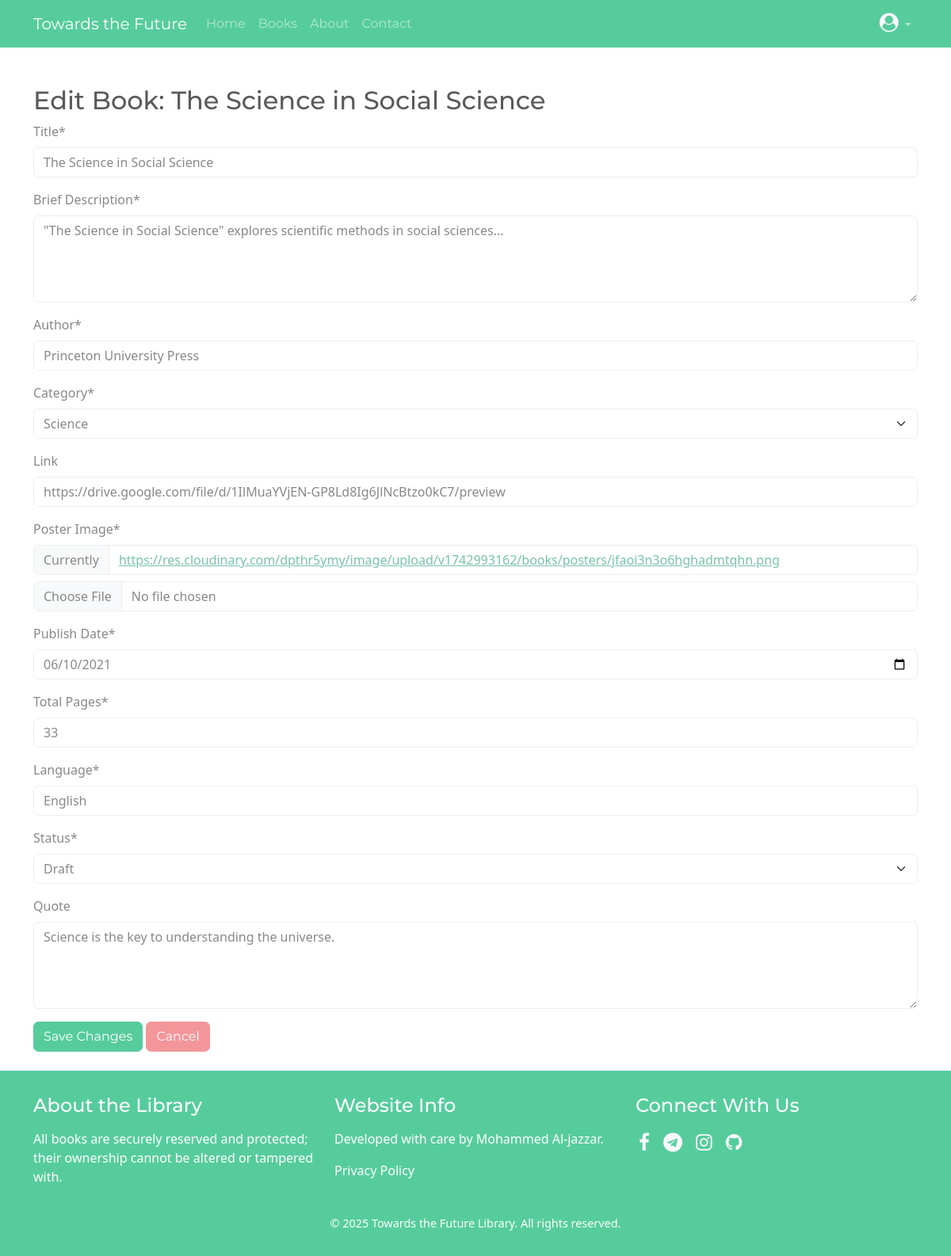
Page /edit-book/2/ (signed in) on the earlier database version.
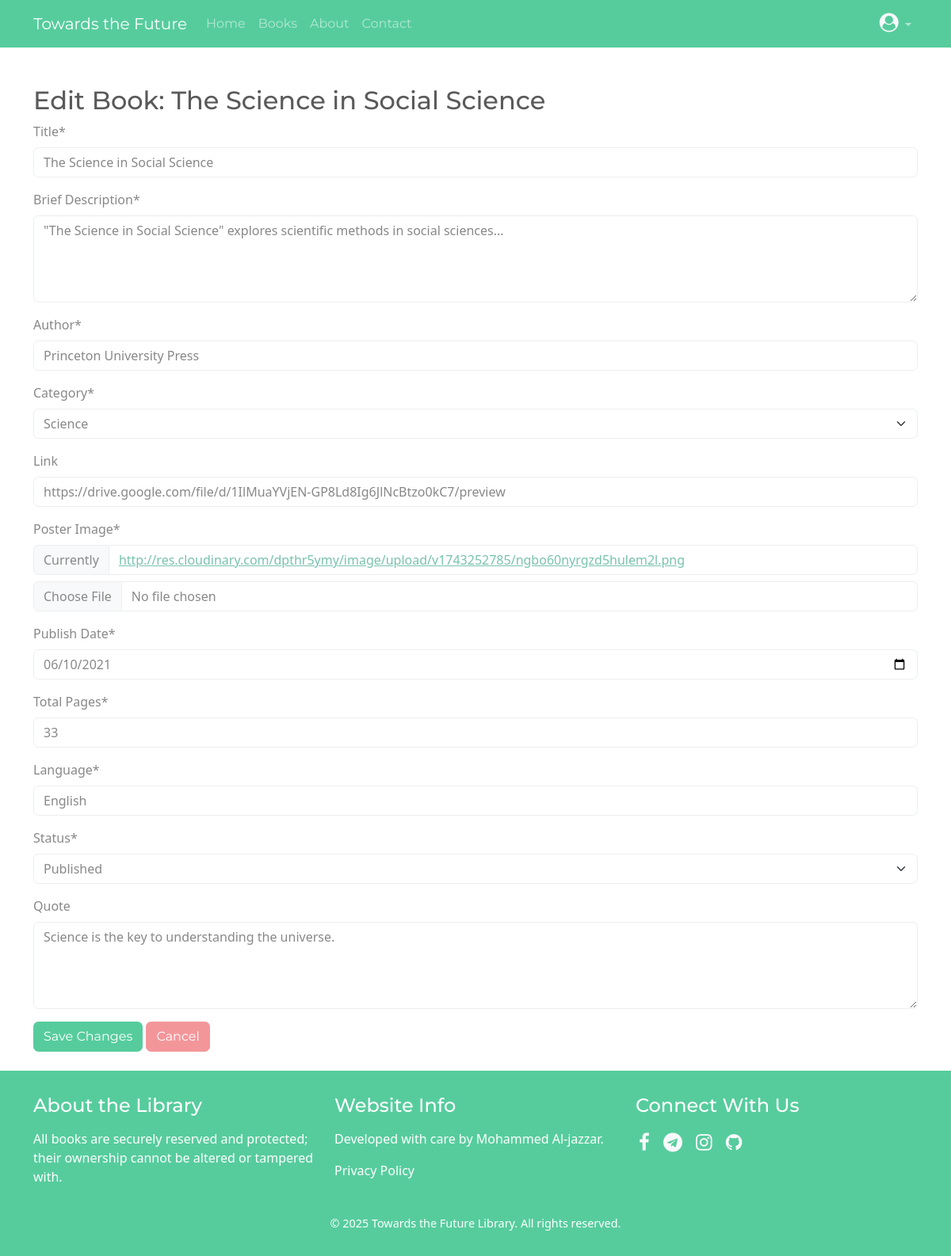
Same page on the later database version.
### library/models.py (models this page shows, shortened)
class Book(models.Model):
    STATUS = [
        ('draft', 'Draft'),
        ('published', 'Published'),
    ]
    title = models.CharField(max_length=255, verbose_name="Title")
    description = models.TextField(verbose_name="Brief Description")
    author = models.CharField(max_length=255, verbose_name="Author")
    category = models.ForeignKey('Category', on_delete=models.CASCADE, verbose_name="Category", related_name="categories")  # تعديل هنا
    link = models.URLField(blank=True, null=True, verbose_name="Link")
    poster_image = models.ImageField(upload_to='books/posters/', verbose_name="Poster Image")
    publish_date = models.DateField(verbose_name="Publish Date")
    added_by = models.ForeignKey(settings.AUTH_USER_MODEL, on_delete=models.CASCADE, verbose_name="Added By")
    total_pages = models.PositiveIntegerField(verbose_name="Total Pages")
    language = models.CharField(max_length=50, verbose_name="Language")
    status = models.CharField(max_length=20, choices=STATUS, default='pending', verbose_name="Status")
    views_count = models.PositiveIntegerField(default=0, verbose_name="Views Count")
    quote = models.TextField(blank=True, null=True, verbose_name="Quote")
    download_count = models.PositiveIntegerField(default=0, verbose_name="Download Count")
    class Meta:
        verbose_name = "Book"
        verbose_name_plural = "Books"

### library/views.py (the view)
# urls.py: path('edit-book/<int:book_id>/', views.edit_book, name='edit_book'),
@staff_member_required
def edit_book(request, book_id):
    book = get_object_or_404(Book, id=book_id)
    if request.method == "POST":
        form = BookForm(request.POST, request.FILES, instance=book)
        if form.is_valid():
            if 'poster_image' in request.FILES:
                upload_result = cloudinary.uploader.upload(
                    request.FILES['poster_image'],
                    folder='books/posters/',
                    overwrite=True,
                    invalidate=True
                )
                book.poster_image = upload_result['secure_url']
            form.save()
            messages.success(request, "The book updated successfully!")
            return redirect('library:admin_dashboard')
        else:
            messages.error(request, "An error occurred in the form. Check the data.")
            print(form.errors)
    else:
        form = BookForm(instance=book)
    return render(request, 'edit_book.html', {'form': form, 'book': book})

### library/forms.py
class BookForm(forms.ModelForm):
    class Meta:
        model = Book
        fields = ['title', 'description', 'author', 'category', 'link', 'poster_image', 'publish_date', 'total_pages', 'language', 'status']

### library/models.py (called while the page is built)
    def __str__(self):
        return self.name

### library/templates/edit_book.html (shortened to what this page needs)
{% extends 'base.html' %}
{% load crispy_forms_tags %}
{% block content %}
<div class="container mt-5 mb-4">
    <h2>Edit Book: {{ book.title }}</h2>
    <form method="POST" enctype="multipart/form-data">
        {{ form|crispy }}
        <button type="submit" class="btn btn-success">Save Changes</button>
        <a href="{% url 'library:admin_dashboard' %}" class="btn btn-secondary">Cancel</a>
    </form>
</div>
{% endblock %}

Differences in the rows shown:
changed Book "The Science in Social Science": status "Draft" → "Published"
Other differences:
text no longer shown: "Title * Brief Description * Author * Category * Link Poster Image * Currently https://res.cloudinary.com/dpthr5ymy/image/upload/v1742993162/books/posters/jfaoi3n3o6hghadmtqhn.png Publish Date * Total Pages * Language * Status * Quote"
text now shown: "Title * Brief Description * Author * Category * Link Poster Image * Currently http://res.cloudinary.com/dpthr5ymy/image/upload/v1743252785/ngbo60nyrgzd5hulem2l.png Publish Date * Total Pages * Language * Status * Quote"
